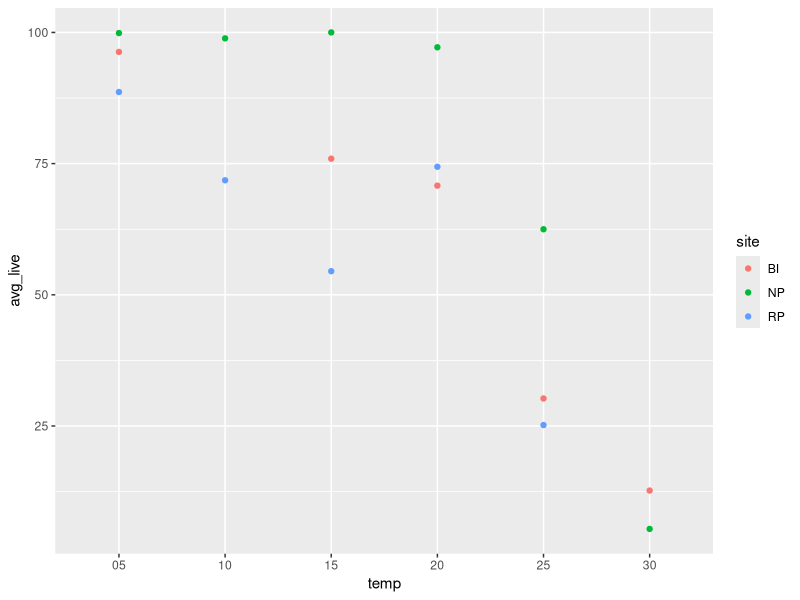
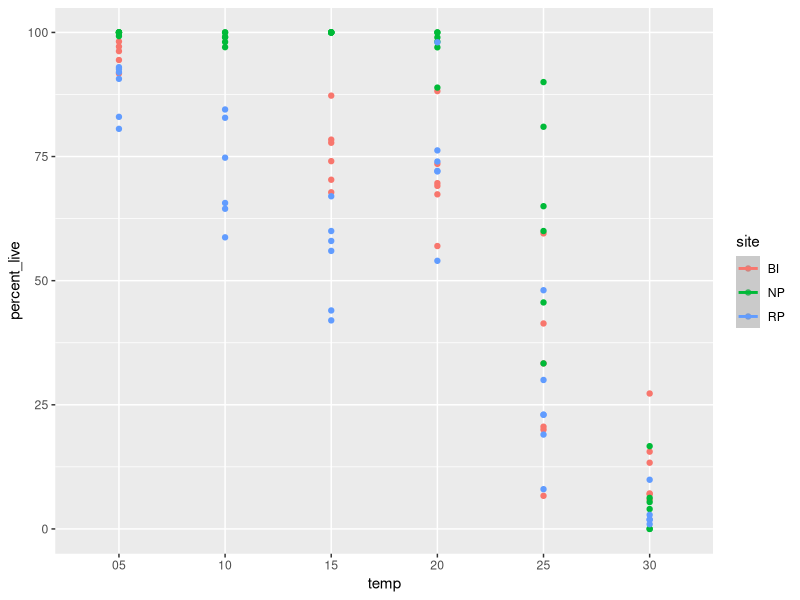
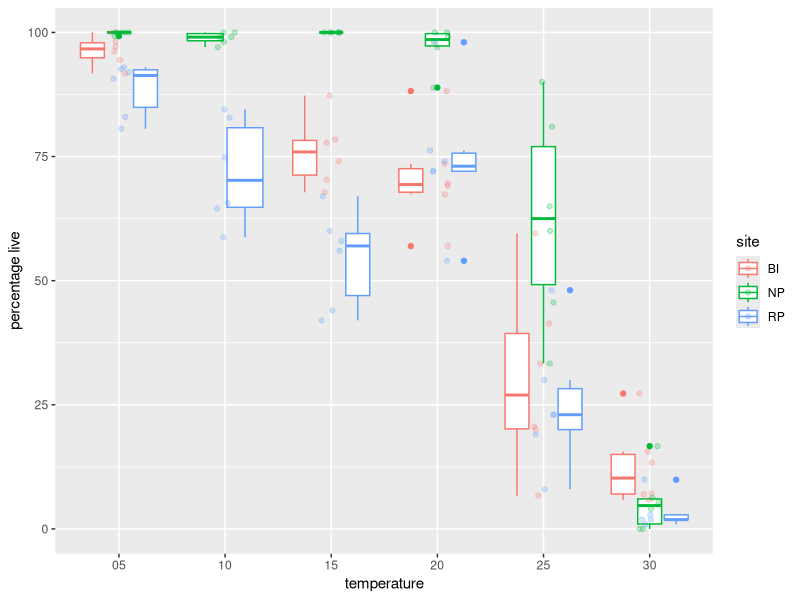
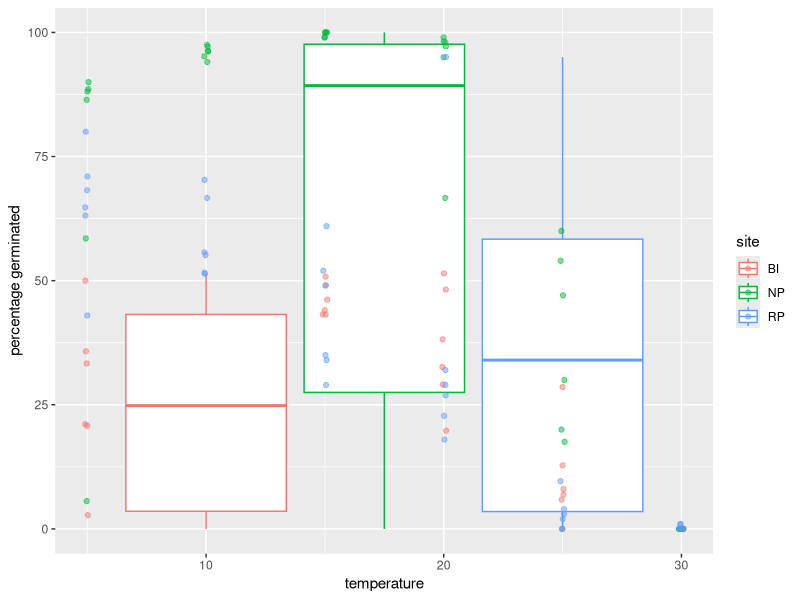
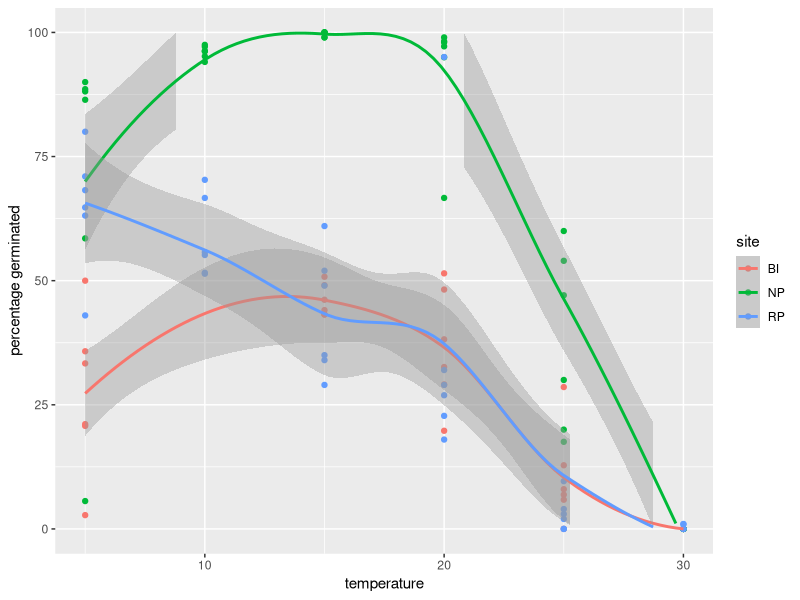
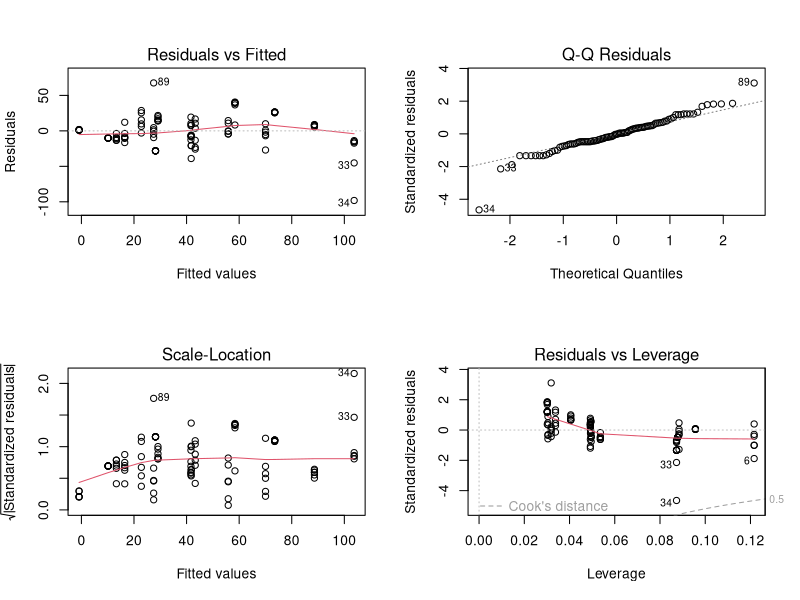

Source code (R) for these figures, in order:

# Data cleaning  ----------------------------------------------------------

# load packages
library(tidyverse)

# read in data
counts <- read_csv("./data_raw/germination/TPC_germination.csv")

# separate slides into site, temp and replicate columns
counts <- counts %>% 
  rename(sample = slide) %>% 
  separate(sample, into = c("site", "temperature"), sep = 2, remove = FALSE) %>% 
  separate(temperature, into = c("temp", "replicate"), sep = "_") %>% 
  mutate(dead = (dead + tufts), 
         total = (dead + germinated + ungerminated)) %>% 
  select(-tufts)

survival <- counts %>% 
  select(site, temp, replicate, dead, total) %>% 
  mutate(percent_live = (((total - dead) / total))*100) %>% 
  group_by(site, temp) %>% 
  summarise(avg_live = mean(percent_live))

germination <- counts %>% 
  select(-notes) %>% 
  mutate(percent_germ = (germinated / total)*100) %>% 
  mutate(percent_ungerm = (ungerminated / total)*100) %>% 
  na.omit() %>% 
  mutate(temp = as.integer(temp))

# Playing around with subsetting data -------------------------------------

sub <- counts %>% 
  filter(total >=50) %>% 
  mutate(other = ungerminated + dead) %>% 
  select(sample, germinated, other) %>% 
  na.omit()
  
#initialize dataframe
dum <- as.data.frame(matrix(0, ncol = 2, nrow = nrow(sub)))
names(dum) <- c("germinated", "other")

for(i in 1:nrow(sub)) {
  test <- (c(rep("germinated", sub[i,2]), rep("ungerminated", sub[i,3]))) # making a list of germinated and ungerminated that exists in each sample
  test2 <- sample(test, size = 50, replace = FALSE, prob = NULL) # sampling from each 50 times
  test3 <- as.data.frame(table(test2)) # create dataframe with above results 
  if(test3[1,1] == "germinated") { # trying to store above results in a dataframe 
    dum[i,1] <- test3[1,2] 
    dum[i,2] <- test3[2,2]
  } else 
    dum[i,2] <- test3[1,2] 
}

dum$sample <- sub$sample
dum$number <- c(rep(50, nrow(dum)))
sub$number <- c(rep(100, nrow(dum)))

test <- full_join(sub, dum)
test[is.na(test)] <- 0

test <- test %>% 
  mutate(percent_germ = germinated / (germinated + other)) %>%
  separate(sample, into = c("site", "temperature"), sep = 2, remove = FALSE) %>% 
  separate(temperature, into = c("temp", "replicate"), sep = "_") 

anova(lm(data = test, percent_germ ~ site * temp * number))

test100 <- test %>% 
  filter(number == 100) 
  
test50 <- test %>% 
  filter(number == 50)

anova(lm(data = test100, percent_germ ~ site * temp))
anova(lm(data = test50, percent_germ ~ site * temp))

dog <- test %>% 
  group_by(sample) %>% 
  summarise(max_germ = max(percent_germ), min_germ = min(percent_germ)) 

t.test(dog$max_germ, dog$min_germ)

# Plots - Survival -------------------------------------------------------------------


# plotting survival with averages as a scatterplot
ggplot(data = survival, aes(x = temp, y = avg_live, color = site)) + geom_point()

# plotting survival without averages as a scatterplot
survival <- counts %>% 
  select(site, temp, replicate, dead, total) %>% 
  mutate(percent_live = (((total - dead) / total))*100) %>% 
  na.omit()

ggplot(data = survival, aes(x = temp, y = percent_live, color = site)) + geom_point() + 
  geom_smooth()

# raw date with boxplots
ggplot(data = survival, aes(x = temp, y = percent_live, color = site)) + 
  geom_boxplot() + 
  geom_jitter(position = position_jitter(width = 0.1, height = 0), alpha = 1/4) + 
  xlab("temperature") + 
  ylab("percentage live")

length(unique(counts$slide)) == length(counts$slide)
sum((survival$site == "BI") & (survival$temp == "30"))
sum(survival$site == "RP")
sum(survival$site == "NP")

counts$slide[duplicated(counts$slide)]

counts$slide == "NP20_05"
counts$slide == "RP10_05"


# Plots - Germination  ------------------------------------------------------------


# plotting percent germination of all zygotes

ggplot(data = germination, aes(x = temp, y = percent_germ, color = site)) + 
  geom_boxplot() + 
  geom_jitter(position = position_jitter(width = 0.1, height = 0), alpha = 1/2) + 
  xlab("temperature") + 
  ylab("percentage germinated") + 
  scale_y_continuous(limits = c(0, 100))

ggplot(data = germination, aes(x = temp, y = percent_germ, color = site)) + 
  geom_point() + 
  xlab("temperature") + 
  ylab("percentage germinated") + 
  geom_smooth(lwd = 1, se = TRUE, method = "loess") + 
  scale_y_continuous(limits = c(0, 100))

# Models ------------------------------------------------------------------

mod1 <- lm(germination$percent_germ ~ germination$temp * germination$site)
par(mfrow = c(2,2))
plot(mod1)

summary(mod1)
anova(mod1)
